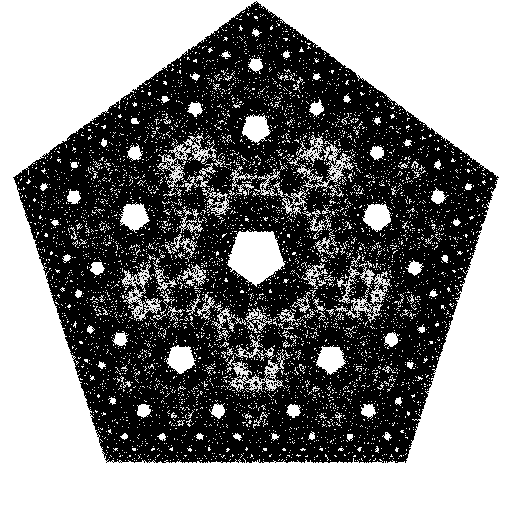

Recreate this plot in Python.
#!/usr/bin/env python
# -*- coding: utf8 -*-
#
# author: harald schilly <[email redacted]>

from PIL import Image, ImageDraw
import random, math

### Parameters, try to change nb_edges!

#size      = 256, 256
size      = 512, 512
nb_edges  = 5
edges     = []
nb_points = 1000000 # how many to plot 

### code starts here

img = Image.new("RGB", size, "white")
draw = ImageDraw.Draw(img)

mp  = size[0]/2, size[1]/2
rad = min(size[0], size[1])/2 - 1

for i in range(nb_edges):
  r = 2 * math.pi * (float(i) / nb_edges)
  edge = mp[0] + math.sin(r) * rad, mp[1] - math.cos(r) * rad
  print r, edge
  edges.append(edge)

draw.point(edges, fill=0)

def midpoint(p1, p2):
  return tuple((p1[_]+p2[_])/2.0 for _ in range(2))

p = random.choice(edges)
pnts = {}
max_cnt = 0
inc_last, inc = 0, nb_points / 30
for i in range(nb_points):
  p = midpoint(p, random.choice(edges))
  p_rnd = int(p[0]), int(p[1])
  pnts[p_rnd] = cnt = pnts.get(p_rnd, 0) + 1
  max_cnt = max(max_cnt, cnt)
  if i > inc_last:
    inc_last += inc
    print 'progress: %.2f%%' % (float(i)/nb_points * 100)

print "finished point sampling, now plotting"

gradients = '059e'
ngradients = len(gradients) - 1

inc_last, inc = 0, len(pnts) / 7 
for idx, (pnt, cnt) in enumerate(pnts.iteritems()):
  i = gradients[-int(ngradients * (float(cnt) / max_cnt))]
  col = '#%(i)s%(i)s%(i)s' % { 'i' : i }
  draw.point(pnt, fill = col)
  if idx > inc_last:
    inc_last += inc
    print 'progress: %.2f%%' % (float(idx)/len(pnts)* 100)


img.save("nsierp.png", "PNG")

